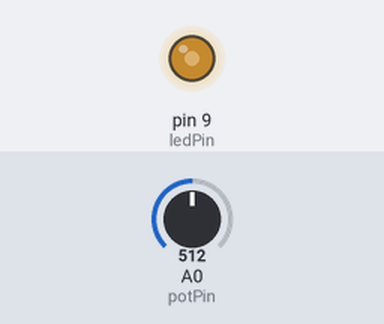
Simulated run of this sketch. Board: Arduino Uno, built with avr-gcc and run on an emulated ATmega328P. On the bench: output pins drawn as LEDs (lit = HIGH). Inputs (shaded band) come from the test bench; at power-on: A0 (potPin) = 512.

Above: at 1.2 s.
1.3 s: A0 (potPin) set to 716
At 2.3 s:
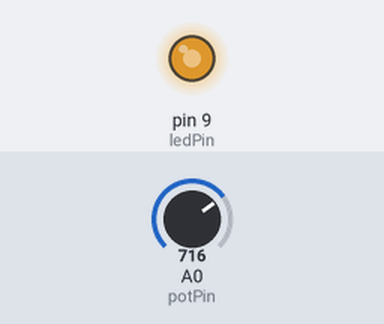
2.8 s: A0 (potPin) set to 900
At 3.5 s:
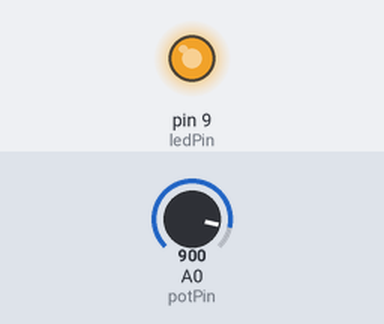
4.3 s: A0 (potPin) set to 122
At 4.6 s:
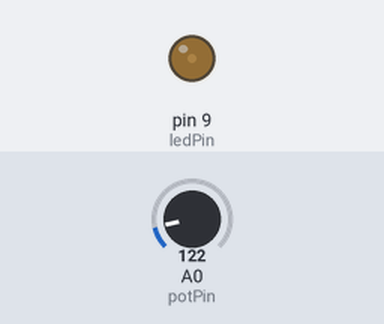
5.8 s: A0 (potPin) set to 0
At 7.0 s:
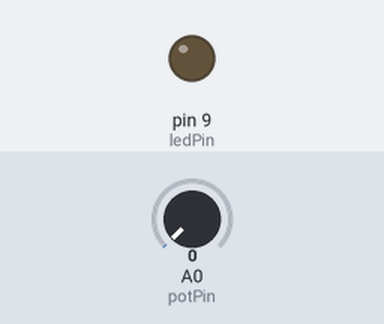
7.3 s: A0 (potPin) set to 511
At 8.1 s:
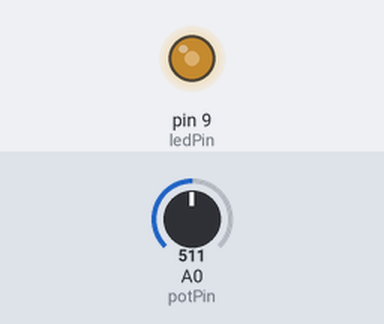
Timing chart, 0 to 9.8 s (numbered marks = the images above; inputs shaded):
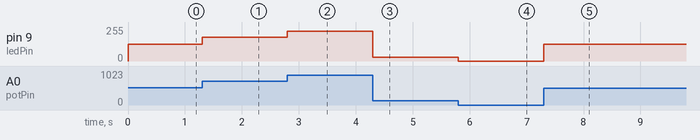

Measured:
- after the input at 1.3 s, pin 9 (ledPin): 127/255 → 178/255 at once
- after the input at 2.8 s, pin 9 (ledPin): 178/255 → 224/255 at once
- after the input at 4.3 s, pin 9 (ledPin): 224/255 → 30/255 at once
- after the input at 5.8 s, pin 9 (ledPin): 30/255 → 0/255 at once
- after the input at 7.3 s, pin 9 (ledPin): 0/255 → 127/255 at once

The sketch:

sponk_led_potentio.ino
```cpp
// define pin for led and potentiometer
const int ledPin = 9;
const int potPin = A0;

int input = 0;
int output = 0;

void setup() {
  pinMode(ledPin, OUTPUT);
}

void loop() {
  input = analogRead(potPin);
  output = map(input, 0, 1023, 0, 255);
  analogWrite(ledPin, output);
}
```
